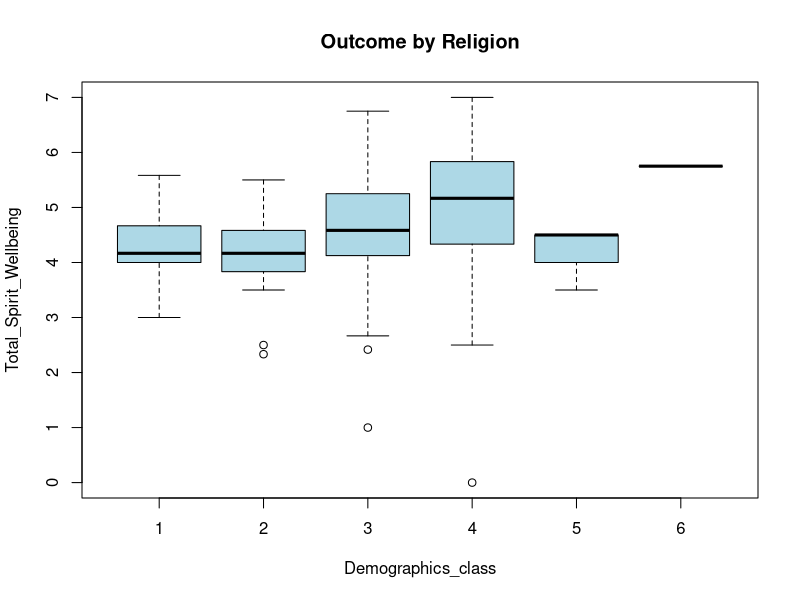

Generate this figure with R: (Note: this script raises an error after producing the figure.)
read.csv("Data/new_complete_data - Sheet1.csv")
# Read the file, Data/ to access it in the folder
myData <- read.csv("Data/new_complete_data - Sheet1.csv", header = TRUE)
# Assign File to something, header true needed to count first row as header not data
library(dplyr)
library(ggplot2)
library(patchwork)
library(ggpubr)
#needed for this script


boxplot(Total_Spirit_Wellbeing ~ Demographics_class, data = myData, 
        main="Outcome by Religion", col="lightblue")
myData %>% count(Demographics_class)
# First graph, looks at college students n wellbeing

myData_cleaned <- myData %>%
  # Convert to numeric just in case they were read as characters
  mutate(Demographics_relig = as.numeric(Demographics_relig)) %>% 
  mutate(Religion_Cluster = case_when(
    Demographics_relig == 1 ~ "Christian",
    Demographics_relig == 6 ~ "Atheist",
    TRUE ~ "Other"
  )) %>%
  # This ensures we don't plot rows where the cluster or variables are missing
  filter(!is.na(Religion_Cluster), 
         !is.na(Demographics_rlgsty), 
         !is.na(Total_Spirit_Wellbeing))

# Convert to factor so the plot labels stay organized
myData_cleaned$Religion_Cluster <- factor(myData_cleaned$Religion_Cluster, 
                                          levels = c("Christian", "Atheist", "Other"))

model1 <- aov(Total_Int_Wellbeing ~ Religion_Cluster, data = myData_cleaned)
summary(model1)

model2 <- aov(Total_Spirit_Wellbeing ~ Religion_Cluster, data = myData_cleaned)
summary(model2)
#Sig result

model3 <- aov(Total_Emot_Wellbeing ~ Religion_Cluster, data = myData_cleaned)
summary(model3)

model4 <- aov(Total_Psych_Wellbeing ~ Religion_Cluster, data = myData_cleaned)
summary(model4)
#Sig, not as much

model5 <- aov(Total_Physical_Wellbeing ~ Religion_Cluster, data = myData_cleaned)
summary(model5)

model6 <- aov(Total_Spirit_Wellbeing ~ Religion_Cluster, data = myData_cleaned)
summary(model2)

covModel1 <- aov(Total_Int_Wellbeing ~ Religion_Cluster * Demographics_rlgsty, data = myData_cleaned)
summary(covModel1)
#nothing

covModel2 <- aov(Total_Spirit_Wellbeing ~ Religion_Cluster * Demographics_rlgsty, data = myData_cleaned)
summary(covModel2)
#very cool results, both cluster and religiosity have sig results here

covModel3 <- aov(Total_Psych_Wellbeing ~ Religion_Cluster * Demographics_rlgsty, data = myData_cleaned)
summary(covModel3)
#Clustered Anova for psych wellbeing, Religion had effect, cluster didnt

covModel4 <- aov(Total_Emot_Wellbeing ~ Religion_Cluster * Demographics_rlgsty, data = myData_cleaned)
summary(covModel4)
#nothing

covModel5 <- aov(Total_Social_Wellbeing ~ Religion_Cluster * Demographics_rlgsty, data = myData_cleaned)
summary(covModel5)
#Religion had effect

covModel6 <- aov(Total_Physical_Wellbeing ~ Religion_Cluster * Demographics_rlgsty, data = myData_cleaned)
summary(covModel6)
#nothing

title1 <- str_wrap("Overall Wellbeing", width = 30)
title2 <- str_wrap("Social Wellbeing", width = 30)
title3 <- str_wrap("Spiritual Wellbeing", width = 30)

 a1 <- ggplot(myData_cleaned, aes(x = Demographics_rlgsty, y = Total_Psych_Wellbeing, color = Religion_Cluster)) +
  geom_point(alpha = 0.4) + 
  geom_smooth(method = "lm", formula = y ~ x) + # Adds a linear regression line for each group
  labs(title = title1,
       subtitle = "By Religious Cluster",
       x = "Religiosity Score",
       y = "Wellbeing Score") +
  theme_minimal()
#Psych wellbeing graph

a2 <- ggplot(myData_cleaned, aes(x = Demographics_rlgsty, y = Total_Social_Wellbeing, color = Religion_Cluster)) +
  geom_point(alpha = 0.4) + 
  geom_smooth(method = "lm", formula = y ~ x) + # Adds a linear regression line for each group
  labs(title = title2,
       subtitle = "By Religious Cluster",
       x = "Religiosity Score",
       y = "Wellbeing Score") +
  theme_minimal()
#emotional wellbeing graph

a3 <- ggplot(myData_cleaned, aes(x = Demographics_rlgsty, y = Total_Spirit_Wellbeing, color = Religion_Cluster)) +
  geom_point(alpha = 0.4) + 
  geom_smooth(method = "lm", formula = y ~ x) + # Adds a linear regression line for each group
  labs(title = title3,
       subtitle = "By Religious Cluster",
       x = "Religiosity Score",
       y = "Wellbeing Score") +
  theme_minimal()
#int wellbeing graph
a4 <- ggplot(myData_cleaned, aes(x = Demographics_rlgsty, y = Total_Psych_Wellbeing, color = Religion_Cluster)) +
  geom_point(alpha = 0.4) + 
  geom_smooth(method = "lm", formula = y ~ x) + # Adds a linear regression line for each group
  labs(title = title3,
       subtitle = "By Religious Cluster",
       x = "Religiosity Score",
       y = "Wellbeing Score") +
  theme_minimal()
#int wellbeing graph
a4

my_comparisons <- list( c("Christian", "Atheist"), c("Atheist", "Other"), c("Christian", "Other") )
ggplot(myData_cleaned, aes(x = Religion_Cluster, y = Total_Spirit_Wellbeing, fill = Religion_Cluster)) +
  geom_boxplot() +
  stat_compare_means(comparisons = my_comparisons, label = "p.signif") +
  coord_flip() +
  labs(title = "Spiritual Well-Being Across Religious Clusters",
       x = "Cluster Group",
       y = "Total Spirit Wellbeing") +
  theme_minimal() + theme(legend.position = "bottom")
#boxplot of new results
#run atheism vs everything else


a1 + a2 + a3 + plot_layout(guides = "collect") + plot_annotation(title = "Clustered Analysis of Religion, Religiosity, and their Relationship with Well-Being")
#visualization for the poster maybe

myData_cleaned$Religion_Cluster <- factor(myData_cleaned$Religion_Cluster, 
                                          levels = c("Christian", "Atheist", "Other"))

ggplot(myData_cleaned, aes(x = Demographics_rlgsty, y = Total_Psych_Wellbeing)) +
  stat_density_2d(aes(fill = after_stat(density)), 
                  geom = "raster", 
                  contour = FALSE, 
                  n = 200) + 
  # Use facet_wrap to create one graph per cluster
  facet_wrap(~Religion_Cluster) +
  scale_fill_viridis_c(option = "magma") +
  scale_x_continuous(limits = c(1, 7), breaks = 1:7) +
  scale_y_continuous(limits = c(1, 7), breaks = 1:7) +
  labs(
    title = "Religiosity vs. Spiritual Wellbeing Heatmap",
    subtitle = "Separated by Religion Cluster (Smoothed Density)",
    x = "Religiosity (1-7)",
    y = "Spiritual Wellbeing (1-7)",
    fill = "Density"
  ) +
  theme_minimal() +
  theme(panel.spacing = unit(2, "lines"),
        strip.text = element_text(face = "bold", size = 12))
